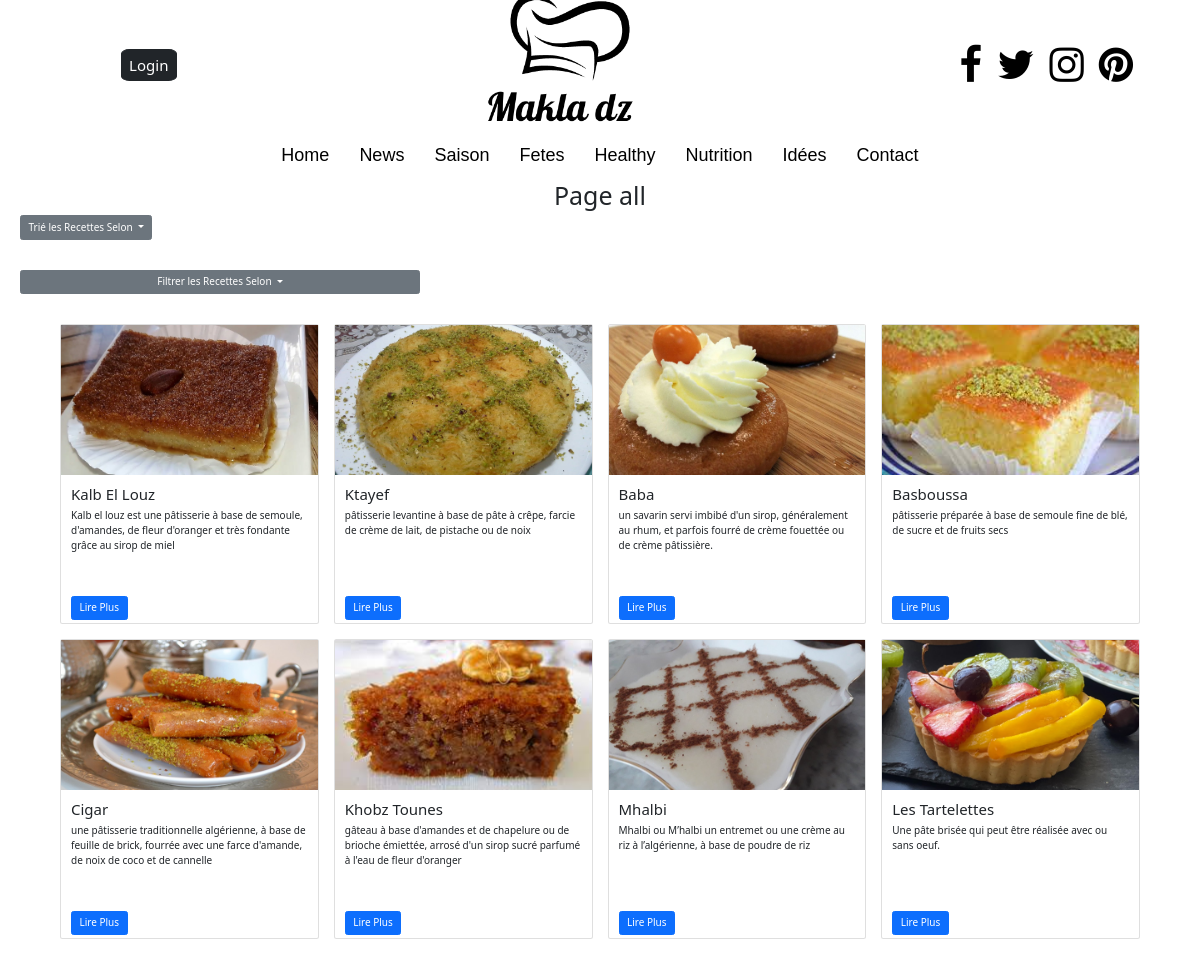
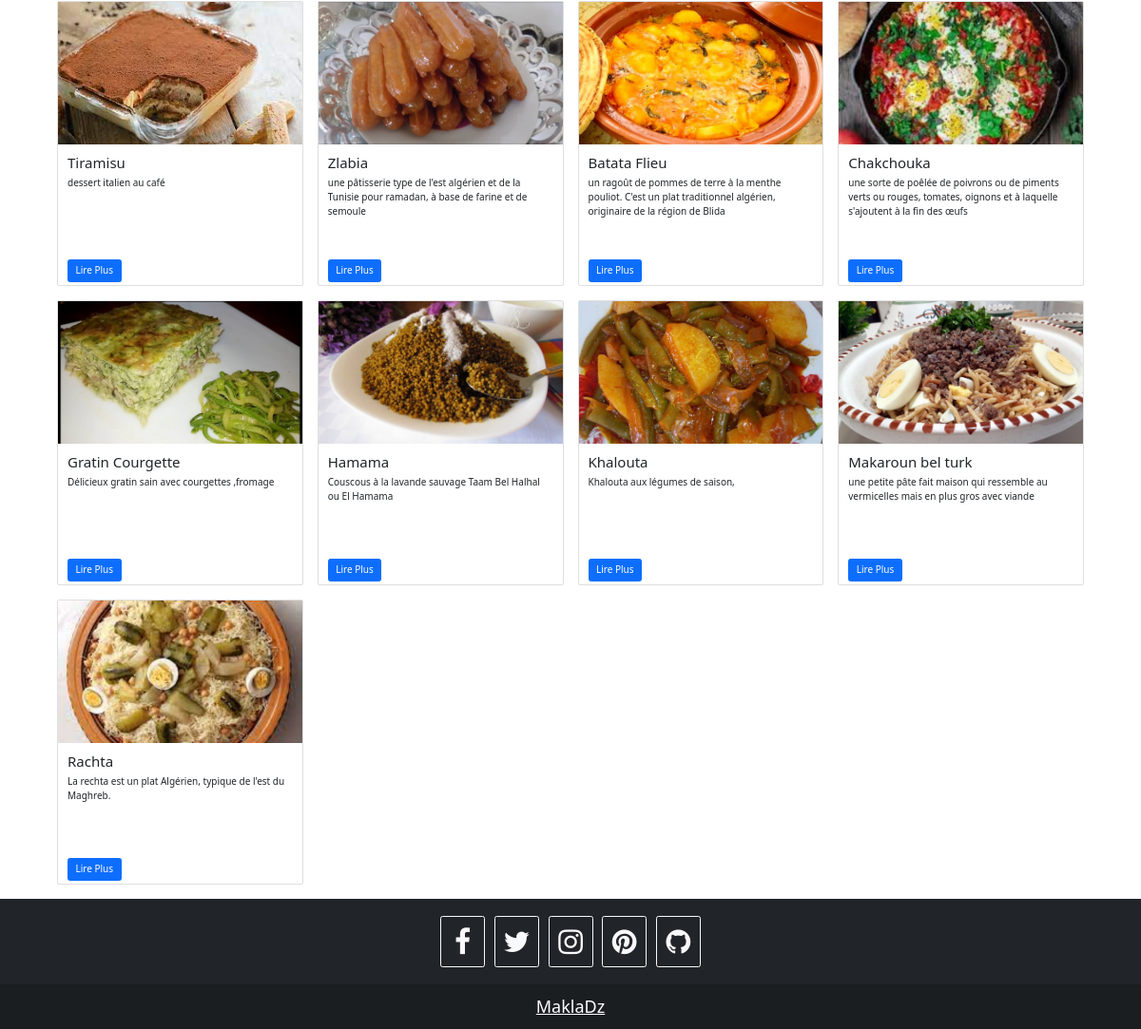
Page /Router/GestionRecetteTrie.php on the committed database (2 pictures, top to bottom).
### tables this page shows
CREATE TABLE IF NOT EXISTS `recette` (
  `titre` varchar(100) NOT NULL,
  `categorie` enum('entree','plat','desert','boisson') NOT NULL,
  `valider` bit(1) NOT NULL,
  `userid` int(50) DEFAULT NULL,
  `image` varchar(500) DEFAULT NULL,
  `ddescription` text NOT NULL,
  `description` mediumtext NOT NULL,
  `tpreparation` time NOT NULL,
  `trepos` time NOT NULL,
  `tcuisson` time NOT NULL,
  `notation` tinyint(4) NOT NULL,
  `defficulte` enum('Facile','Moyenne','Difficile') NOT NULL,
  `fetes` set('Mariage','Mouloud','Circoncision','Aid','Achoura','Ramdan') DEFAULT NULL,
  `video` varchar(500) DEFAULT NULL,
  `nbCalorie` float(12,6) DEFAULT NULL,
  `display` tinyint(1) DEFAULT NULL,
  PRIMARY KEY (`titre`),
  KEY `userid` (`userid`)
);

### Controller/recipiesController.php (called while the page is built, shortened)
<?php
require_once('../Modele/recipiesModele.php');
require_once('../View/clientview.php');
class RecipiesController{
    function getCurrentSaison(){
        $d=date("Y/m/d");
        switch(strval($d[5].$d[6])){
            case 6:case 7:case 8: return 'Ete';
            break;
        }
    }
   public function getSortedRecipies($categorie,$criteria,$asc){
    $modele=new RecipiesModele();
    return $modele->getSortedRecipies($categorie,$criteria,$asc);
   }
     public function showCategories($categorie,$criteria,$asc){
        $view=new ClientView();
        $view->header();
        $view->navbar();
        $view->showSortedCategories($categorie,$criteria,$asc);
       $view->footer();
    }
}
?>

### Modele/recipiesModele.php (called while the page is built, shortened)
<?php
class RecipiesModele{
 private $servername = "127.0.0.1";
private $dbname = "projet";
private $username = "root";
private $password = "";
private function cnx($servername,$dbname,$username,$password){
    $dsn="mysql:host=$servername; dbname=$dbname;";
    try {
    $conn = new PDO($dsn,$username, $password);     }
    catch(PDOException $e) {
    echo "connection failed" . $e->getMessage();}
    return $conn;
}
    function getAllRecipies(){
        $c=$this->cnx($this->servername,$this->dbname,$this->username,$this->password);
    $q="SELECT * FROM recette where valider=1 ";
     $stmt = $c->prepare($q);
    $stmt->execute();
    return $stmt->fetchAll();
    }
    public function getSortedRecipies($categorie,$Criteria,$asc){
if(($categorie=='')||($categorie=='all')) $recipie=$this->getAllRecipies();
   else  $recipie=$this->getRecipies($categorie);
    if($Criteria==="none"){
        return $recipie;
    }
}
}
?>

### View/clientview.php (the view, shortened to what this page needs)
<?php
require_once("../Controller/recipiesController.php");
class ClientView{
public function header(){
echo '
<!Doctype html>
<html lang="en">
<head>
    <title>MaklaDz</title>
    <meta http-equiv="pragma" content="no-cache">
    <meta name="description" content="un site web pour les recettes ">
    <meta name="viewport" content="width=device-width, initial-scale=1,
            shrink-to-fit=yes">
    <link href="../styles.css" rel="stylesheet">
    <link rel="stylesheet" href="https://cdnjs.cloudflare.com/ajax/libs/font-awesome/4.7.0/css/font-awesome.min.css">
    <meta charset="utf-8">
    <link href="https://cdn.jsdelivr.net/npm/bootstrap@5.0.2/dist/css/bootstrap.min.css" rel="stylesheet"
>
    <script src="https://cdn.jsdelivr.net/npm/bootstrap@5.0.2/dist/js/bootstrap.bundle.min.js"
>
    </script>
    <script src="https://smtpjs.com/v3/smtp.js"></script>
    <script src="https://ajax.googleapis.com/ajax/libs/jquery/3.6.1/jquery.min.js"></script>
<script src="../jquery.js"></script>
<script src="../jquery-3.6.1.min.js"></script>
<script src="../scripts.js"></script>
</head>';
}
public function navbar(){
    $x=new RecipiesController();
echo '
<body>
    <div class="navbar1">';
    if(isset($_SESSION['user']) || isset($_SESSION['admin'])){
                echo '<a class=" btn btn-dark connectButton "  href="Loggout.php" >Logg Out</a>';
            }
            else
    echo '
        <a class=" btn btn-dark connectButton "  href="Login.php" >Login</a>';
        echo '<img src="../media/images/logo/websitelogo.png" class="rounded" alt="www.Makla.dz">
        <div class="socialmedia">
            <a href="#" class="fa fa-facebook"></a>
            <a href="#" class="fa fa-twitter"></a>
            <a href="#" class="fa fa-instagram"></a>
            <a href="#" class="fa fa-pinterest"></a>
        </div>
    </div>';
    if(isset($_SESSION['admin'])){
      echo '
    <nav class="container-fluid navbar-fixed-top">
        <div class="navbar2">
            <a href="AdminHome.php">Home</a>
            <a href="AllNews.php">News</a>
            <a href="GestionRecetteTrie.php">Recettes</a>
            <a href="Nutrition.php">Nutrition</a>
            <a href="idee.php">Utilisateurs</a>
            <a href="idee.php">Paramètre</a>
       </div>
    </nav>
    <main>';
    }else{
    echo '
    <nav class="container-fluid navbar-fixed-top">
        <div class="navbar2">
            <a href="index.php">Home</a>
            <a href="AllNews.php">News</a>
            <a href="Saison.php?requestedSaison='.$x->getCurrentSaison().'">Saison</a>
            <a href="Fetes.php?requestedFetes=tous">Fetes</a>
            <a href="Healthy.php">Healthy</a>
            <a href="Nutrition.php">Nutrition</a>
            <a href="idee.php">Idées</a>
            <a href="Contact.php">Contact</a>';
       echo ' </div>
    </nav>
    <main>';}
    }
public function card($x,$recipies){
     echo "<div class='col-sm mb-4'>
        <div class='card'>
            <img class='img-fluid' alt='100%x280' src=\"..\/".$recipies[$x]['image']."\">
            <div class='card-body'>
                <h4 class='card-title'>".$recipies[$x]['titre']."</h4>
                <p class='card-text'>".$recipies[$x]['ddescription']."</p>
                 <a href=\"Recette.php?requestedRecipie=".$recipies[$x]['titre']."\" class='ReadMore btn btn-primary'>Lire Plus</a>
                 </div>
        </div>
    </div>";
}
    public function footer(){echo '
         </main>
        <footer class="bg-dark text-center text-white">
  <div class="container p-4 pb-0">
    <section class="mb-4">
      <a class="btn btn-outline-light btn-floating m-1" href="#!" role="button"><i class="fa fa-facebook"></i></a>
      <a class="btn btn-outline-light btn-floating m-1" href="#!" role="button"><i class="fa fa-twitter"></i></a>
      <a class="btn btn-outline-light btn-floating m-1" href="#!" role="button"><i class="fa fa-instagram"></i ></a>
      <a class="btn btn-outline-light btn-floating m-1" href="#!" role="button"><i class="fa fa-pinterest"></i
      ></a>
      <a class="btn btn-outline-light btn-floating m-1" href="#!" role="button"
        ><i class="fa fa-github"></i
      ></a>
    </section>
  </div>
  <div class="text-center p-3" style="background-color: rgba(0, 0, 0, 0.2);">
    <a class="text-white" href="https://mdbootstrap.com/">MaklaDz</a>
  </div>
</footer>
</body>
</html>';
}
public function showSortedCategories($categorie,$criteria,$asc){
    $control=new RecipiesController();
     $proposed=$control->getUnvalidated();
    $recipies=$control->getSortedRecipies($categorie,$criteria,$asc);
    echo '<center><h1> Page '.$categorie.' <h1></center>';
    echo '<div class="dropdown">';
  echo '<button class="btn btn-secondary dropdown-toggle" type="button" id="dropdownMenuButton1" data-bs-toggle="dropdown" aria-expanded="false">
    Trié les Recettes Selon
  </button>
 </button>
  <ul class="dropdown-menu" aria-labelledby="dropdownMenuButton1">
    <li><a class="dropdown-item" href="PageCategorie.php?requestedCriteria=tcuisson&requestedCategorie='.$categorie.'">Temp cuisson</a></li>
    <li><a class="dropdown-item" href="PageCategorie.php?requestedCriteria=tpreparation&requestedCategorie='.$categorie.'">Temp Preparation</a></li>
    <li><a class="dropdown-item" href="PageCategorie.php?requestedCriteria=ttotal&requestedCategorie='.$categorie.'">Temp Total</a></li>
    <li><a class="dropdown-item" href="PageCategorie.php?requestedCriteria=notation&requestedCategorie='.$categorie.'">La Notation</a></li>
    <li><a class="dropdown-item" href="PageCategorie.php?requestedCriteria=nbCalorie&requestedCategorie='.$categorie.'">Nombre des Calories</a></li>
  </ul>
</div>';
echo '<div class="dropdown">
  <button class="btn btn-secondary dropdown-toggle" type="button" id="dropdownMenuButton2" data-bs-toggle="dropdown" aria-expanded="false">
    Filtrer les Recettes Selon
  </button>
</div>';
    if(isset($_SESSION['admin'])){
  echo '<table class="table">
  <thead>
    <tr>
      <th scope="col">Recette</th>
      <th scope="col">Valider</th>
      <th scope="col">operation 1</th>
      <th scope="col">operation 2</th>
      <th scope="col">operation 3</th>
    </tr>
  </thead>
  <tbody>';
  if(count($recipies)==0){
        echo '<p id="emptyMessage" >Pas de recette Comme Ca</p>';
     }
    else for($x=0;$x<count($recipies);$x++){
        echo $this->row($x,$recipies);
    }
    for($x=0;$x<count($proposed);$x++){
        echo $this->row($x,$proposed);
    }
    echo '</tbody>
</table>';
}else{
     echo ' <section class="cardsdisplay "><div class="row row-cols-1 row-cols-md-4">';
     if(count($recipies)==0){
        echo '<p id="emptyMessage" >Pas de recette Comme Ca</p>';
     }
    else for($x=0;$x<count($recipies);$x++){
        echo $this->card($x,$recipies);
    }
    echo ' </div></section>';
}
}
}
?>

### styles.css (style rules this page uses)
html { font-size: 62.5%; box-sizing: border-box; }
body { margin: 0; padding: 0; }
a { text-decoration: none; }
h1 { margin-top: 0; font-size: 5rem; }
h4 { font-size: 2rem; }
nav { z-index: 1000; position: relative; width: 100%; overflow: auto; top: 0; padding: 0; margin: 0; }
footer { z-index: 1000; position: relative; width: 100%; overflow: auto; bottom: 0; padding: 0; margin: 0; font-size: large; text-decoration: none; }
footer a.btn { font-size: 30px; }
footer i { height: 30px; width: 30px; }
.socialmedia { display: flex; width: 10%; justify-content: space-between; align-items: center; gap: 15px; }
.socialmedia a { color: black; text-decoration: none; font-size: 40px; }
.navbar1 { display: flex; justify-content: space-around; align-items: center; height: 130px; background-color: white; }
.navbar1 img { height: 200px; width: 300px; background-color: red; }
.navbar2 { display: flex; top: 0; position: sticky; justify-content: center; align-items: center; margin: 0; padding: 0; overflow: hidden; top: 0; left: 0; right: 0; width: 100%; height: 50px; gap: 30px; background-color: white; }
.navbar2 a { text-decoration: none; color: black; font-size: large; font-family: sans-serif, Arial, Helvetica; border-left-style: solid 2px; }
.navbar1 .btn { font-size: 15px; border-radius: 15%; }
main { display: flex; flex-direction: column; flex-wrap: wrap; justify-content: center; align-items: center; max-width: 1400px; margin: 0; }
img { width: 100%; object-fit: cover; }
.cardsdisplay { margin-left: 5%; margin-right: 5%; }
.dropdown { align-self: flex-start; margin-left: 20px; margin-bottom: 30px; }
#dropdownMenuButton2 { width: 400px; }
.card { border: solid; height: 300px; position: relative; }
.card img { height: 150px; }
.ReadMore { bottom: 3px; position: absolute; }

### rows in the picture
recette: image (picture), titre "Kalb El Louz", ddescription "Kalb el louz est une pâtisserie à base de semoule, d'amandes, de fleur d'oranger et très fondante grâce au sirop de miel"
recette: image (picture), titre "Ktayef", ddescription "pâtisserie levantine à base de pâte à crêpe, farcie de crème de lait, de pistache ou de noix"
recette: image (picture), titre "Baba", ddescription "un savarin servi imbibé d'un sirop, généralement au rhum, et parfois fourré de crème fouettée ou de crème pâtissière."
recette: image (picture), titre "Basboussa", ddescription "pâtisserie préparée à base de semoule fine de blé, de sucre et de fruits secs"
recette: image (picture), titre "Cigar", ddescription "une pâtisserie traditionnelle algérienne, à base de feuille de brick, fourrée avec une farce d'amande, de noix de coco et de cannelle"
recette: image (picture), titre "Khobz Tounes", ddescription "gâteau à base d'amandes et de chapelure ou de brioche émiettée, arrosé d'un sirop sucré parfumé à l'eau de fleur d'oranger"
recette: image (picture), titre "Mhalbi", ddescription "Mhalbi ou M’halbi un entremet ou une crème au riz à l’algérienne, à base de poudre de riz"
recette: image (picture), titre "Les Tartelettes", ddescription "Une pâte brisée qui peut être réalisée avec ou sans oeuf."
recette: image (picture), titre "Tiramisu", ddescription "dessert italien au café"
recette: image (picture), titre "Zlabia", ddescription "une pâtisserie type de l'est algérien et de la Tunisie pour ramadan, à base de farine et de semoule"
recette: image (picture), titre "Batata Flieu", ddescription "un ragoût de pommes de terre à la menthe pouliot. C'est un plat traditionnel algérien, originaire de la région de Blida"
recette: image (picture), titre "Chakchouka", ddescription "une sorte de poêlée de poivrons ou de piments verts ou rouges, tomates, oignons et à laquelle s'ajoutent à la fin des œufs"
recette: image (picture), titre "Gratin Courgette", ddescription "Délicieux gratin sain avec courgettes ,fromage"
recette: image (picture), titre "Hamama", ddescription "Couscous à la lavande sauvage Taam Bel Halhal ou El Hamama"
recette: image (picture), titre "Khalouta", ddescription "Khalouta aux légumes de saison,"
recette: image (picture), titre "Makaroun bel turk", ddescription "une petite pâte fait maison qui ressemble au vermicelles mais en plus gros avec viande"
recette: image (picture), titre "Rachta", ddescription "La rechta est un plat Algérien, typique de l'est du Maghreb."

### other values in the picture
$categorie "all"
